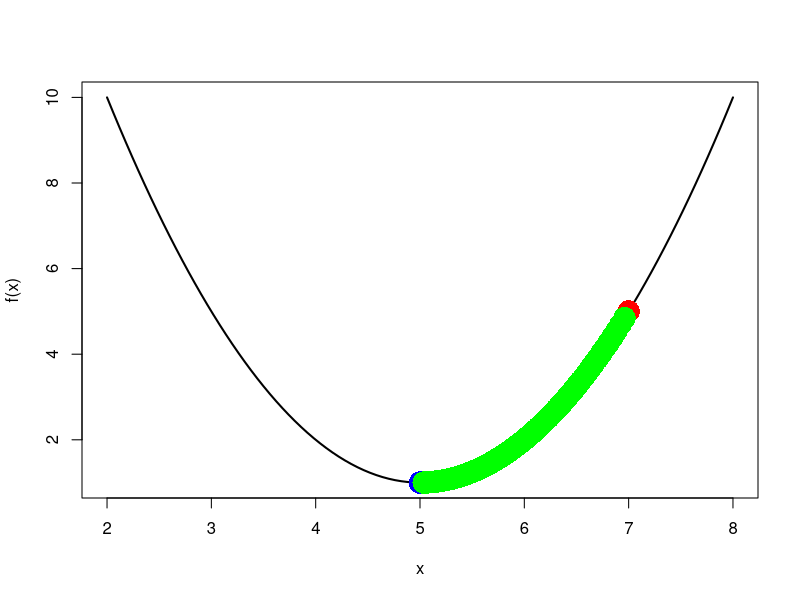

This figure's R source:
x1 <- c(1, 2, 3, 5, 4, 2)
x2 <- c(1, 1, 2, 1, 2, 3)
y <- c(3, 3, 5, 5, 6, 4)

df1 <- data.frame(x1, x2, y)
X <- as.matrix(cbind(1, df1[, 1:2]))
y <- df1$y
w_hat <- solve(t(X) %*% X) %*% t(X) %*% y


reg1 <- lm(y ~ ., data = df1)

new <- data.frame(x1 = c(1, 3), x2 = c(2, 4))
predict(reg1, new)

#############################################

set.seed(1)
x1 <- sample(2:30, 25)
set.seed(2)
x2 <- sample(36:1460, 25)
set.seed(3)
y <- round(2.341 + 1.6159*x1 + 0.015*x2 + rnorm(25,0,3.25),2)
df1 <- data.frame(x1,x2,y)
View(df1)

reg2 <- lm(y ~ ., data = df1)
sum(reg2$residuals)

w <- c(0, 0, 0)
X <- as.matrix(cbind(1, df1[, 1:2]))
y <- df1$y
alpha <- 0.0000001
for (i in 1:100000)
  w <- w - alpha*t(X) %*% (X %*% w - y)/length(y)
w

#################################

state <- as.data.frame(state.x77)

#################################

f <- function(x) x^2 - 10*x + 26
curve(f, 2, 8, lwd=2)
points(5, 1, pch=16, cex=3, col="blue")
points(7, f(7), pch=16, cex=3, col="red")
alpha <- 0.01
x <- 7
library(Deriv)
grad <- Deriv(f, "x")
for (i in 1:200) {
  x <- x - alpha*grad(x)
  points(x, f(x), pch=16, cex=3, col="green")
  #Sys.sleep(1)
  }
